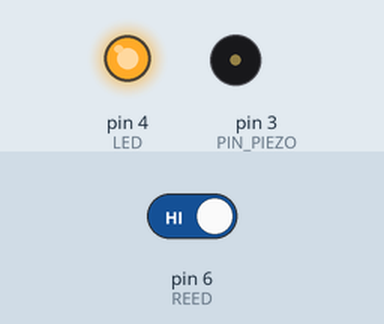
A sketch run on a simulated Arduino Uno, built with avr-gcc and run on an emulated ATmega328P. On the bench: output pins drawn as LEDs (lit = HIGH), buzzer (waves = sounding, pin HIGH). The test bench sets the inputs (shaded band); at power-on: pin 6 (REED) HIGH.

Above: at 1.2 s.
1.3 s: pin 6 (REED) driven LOW
At 2.5 s:
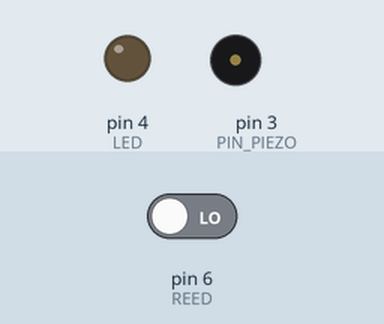
2.8 s: pin 6 (REED) driven HIGH
At 3.7 s:
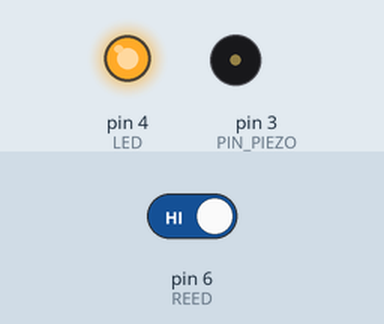
Timing chart, 0 to 5.8 s (numbered marks = the images above; inputs shaded):
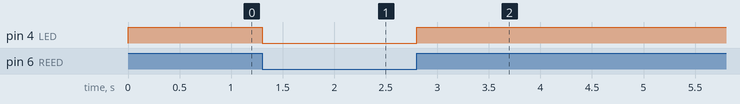

The sketch:

ReedSwitch.ino
```cpp
#include <limits.h>

const int LED = 4; // or LED_BUILTIN
const int REED = 6;
const int PIN_PIEZO = 3;
const unsigned long ALARM_DELAY = 60000;
unsigned long whenDisconnected = 0;

void setup()
{
  pinMode(LED, OUTPUT);
  pinMode(PIN_PIEZO, OUTPUT);
  pinMode(REED, INPUT_PULLUP);
}

inline bool isConnected()
{
  return digitalRead(REED) == HIGH ? false : true;
}

void loop()
{
  if (!isConnected()) {
    digitalWrite(LED, HIGH);

    if (whenDisconnected == 0) {
      whenDisconnected = millis();
    } else {
      unsigned long now = millis();
      unsigned long diff;

      if (whenDisconnected > now) {
        diff = ULONG_MAX - whenDisconnected + now;
      } else {
        diff = now - whenDisconnected;
      }

      if (diff > ALARM_DELAY) {
        while (!isConnected()) {
          analogWrite(PIN_PIEZO, 230);
          delay(100);
          analogWrite(PIN_PIEZO, 0);
          delay(100);
        }
        digitalWrite(LED, LOW);
        whenDisconnected = 0;
      }
    }
  } else {
    digitalWrite(LED, LOW);
    whenDisconnected = 0;
  }

  delay(50);
}
```

Measured:
- after the input at 1.3 s, pin 4 (LED): HIGH → LOW at once
- after the input at 2.8 s, pin 4 (LED): LOW → HIGH at once
